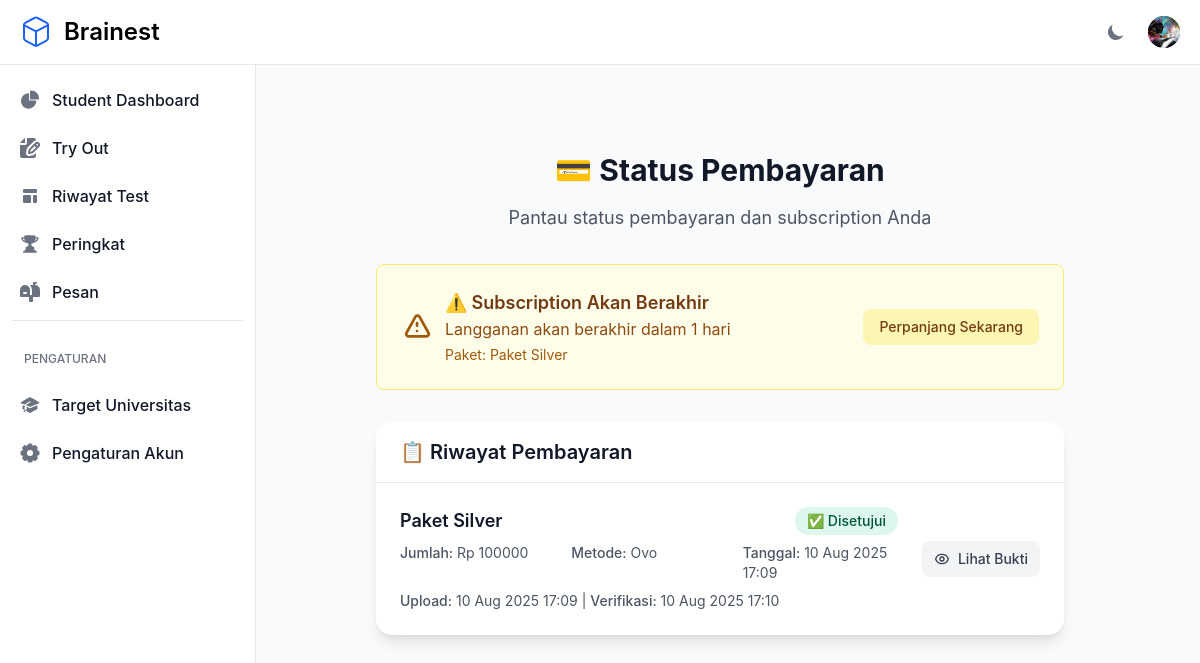
/subscription/payment-status/ (signed in), run on the app's committed database.
### otosapp/models.py (models this page shows, shortened)
class User(AbstractUser):
    email = models.EmailField(unique=True)
    phone_number = models.CharField(max_length=20, null=True, blank=True, verbose_name='Phone Number')
    USERNAME_FIELD = 'email'
    REQUIRED_FIELDS = ['username']
    role = models.ForeignKey('Role', on_delete=models.SET_NULL, null=True)
    profile_picture = models.ImageField(upload_to='profile_pictures/', null=True, blank=True)
    groups = models.ManyToManyField(
        Group,
        related_name="custom_user_set",  # Add a custom related name here
        blank=True,
        help_text="The groups this user belongs to.",
        verbose_name="groups"
    )
    user_permissions = models.ManyToManyField(
        Permission,
        related_name="custom_user_permissions",  # Add a custom related name here
        blank=True,
        help_text="Specific permissions for this user.",
        verbose_name="user permissions"
    )
    def is_admin(self):
        return self.role and self.role.role_name == 'Admin'
    def get_subscription_status(self):
        try:
            subscription = self.subscription
            if not subscription.is_active:
                return {
                    'status': 'deactivated',
                    'message': 'Langganan Anda telah dinonaktifkan oleh admin',
                    'end_date': subscription.end_date,
                    'package': subscription.package
                }
            elif subscription.days_remaining() <= 7:
                return {
                    'status': 'expiring_soon',
                    'message': f'Langganan akan berakhir dalam {subscription.days_remaining()} hari',
                    'end_date': subscription.end_date,
                    'package': subscription.package
                }
        except UserSubscription.DoesNotExist:
            return {
                'status': 'none',
                'message': 'Tidak ada langganan aktif',
                'end_date': None,
                'package': None
            }

class SubscriptionPackage(models.Model):
    name = models.CharField(max_length=100, verbose_name="Nama Paket")
    description = models.TextField(verbose_name="Deskripsi Paket")
    features = models.TextField(help_text="Fitur-fitur yang tersedia (satu per baris)", verbose_name="Fitur")
    price = models.DecimalField(max_digits=10, decimal_places=2, verbose_name="Harga")
    duration_days = models.IntegerField(verbose_name="Durasi (hari)")
    is_active = models.BooleanField(default=True, verbose_name="Aktif")
    created_at = models.DateTimeField(auto_now_add=True)
    updated_at = models.DateTimeField(auto_now=True)
    is_featured = models.BooleanField(default=False, verbose_name="Paket Unggulan")
    class Meta:
        verbose_name = "Paket Berlangganan"
        verbose_name_plural = "Paket Berlangganan"
        ordering = ['price']

class PaymentProof(models.Model):
    STATUS_CHOICES = [
        ('pending', 'Menunggu Verifikasi'),
        ('approved', 'Disetujui'),
        ('rejected', 'Ditolak'),
    ]
    user = models.ForeignKey(User, on_delete=models.CASCADE, related_name='payment_proofs')
    package = models.ForeignKey(SubscriptionPackage, on_delete=models.CASCADE)
    proof_image = models.ImageField(upload_to='payment_proofs/', verbose_name="Bukti Pembayaran")
    payment_method = models.CharField(max_length=100, verbose_name="Metode Pembayaran")
    payment_date = models.DateTimeField(verbose_name="Tanggal Pembayaran")
    amount_paid = models.DecimalField(max_digits=10, decimal_places=2, verbose_name="Jumlah Bayar")
    notes = models.TextField(blank=True, null=True, verbose_name="Catatan")
    status = models.CharField(max_length=20, choices=STATUS_CHOICES, default='pending')
    verified_by = models.ForeignKey(User, on_delete=models.SET_NULL, null=True, blank=True,
                                  related_name='verified_payments', verbose_name="Diverifikasi oleh")
    verified_at = models.DateTimeField(null=True, blank=True)
    admin_notes = models.TextField(blank=True, null=True, verbose_name="Catatan Admin")
    created_at = models.DateTimeField(auto_now_add=True)
    updated_at = models.DateTimeField(auto_now=True)
    class Meta:
        verbose_name = "Bukti Pembayaran"
        verbose_name_plural = "Bukti Pembayaran"
        ordering = ['-created_at']

### otosapp/views.py (the view)
# urls.py: path('subscription/payment-status/', views.payment_status, name='payment_status'),
@login_required
def payment_status(request):
    payments = PaymentProof.objects.filter(user=request.user).order_by('-created_at')
    context = {
        'payments': payments,
        'subscription_status': request.user.get_subscription_status(),
    }
    return render(request, 'subscription/payment_status.html', context)

### otosapp/context_processors.py (called while the page is built)
def sidebar_context(request):
    context = {}
    if request.user.is_authenticated and (request.user.is_superuser or request.user.is_admin()):
        pending_payments_count = PaymentProof.objects.filter(status='pending').count()
        context['pending_payments_count'] = pending_payments_count
    return context

### otosapp/models.py (called while the page is built)
    def is_expired(self):
        from django.utils import timezone
        return timezone.now() > self.end_date

    def days_remaining(self):
        from django.utils import timezone
        if self.is_expired():
            return 0
        delta = self.end_date - timezone.now()
        return delta.days

### otosapp/templates/subscription/payment_status.html (shortened to what this page needs)
{% extends 'base.html' %}
{% block content %}
<div class="max-w-6xl mx-auto px-4 sm:px-6 lg:px-8 py-8">
    <div class="text-center mb-8">
        <h1 class="text-3xl font-bold text-gray-900 dark:text-white mb-4">
            💳 Status Pembayaran
        </h1>
        <p class="text-lg text-gray-600 dark:text-gray-400">
            Pantau status pembayaran dan subscription Anda
        </p>
    </div>
    <div class="mb-8">
        {% if subscription_status.status == 'active' %}
        <div class="bg-green-50 border border-green-200 rounded-lg p-6 dark:bg-green-900/20 dark:border-green-800">
            <div class="flex items-center">
                <div class="flex-shrink-0">
                    <svg class="w-8 h-8 text-green-600 dark:text-green-400" fill="none" stroke="currentColor" viewBox="0 0 24 24">
                        <path stroke-linecap="round" stroke-linejoin="round" stroke-width="2" d="M9 12l2 2 4-4m6 2a9 9 0 11-18 0 9 9 0 0118 0z"/>
                    </svg>
                </div>
                <div class="ml-3">
                    <h3 class="text-lg font-semibold text-green-800 dark:text-green-200">✅ Subscription Aktif</h3>
                    <p class="text-green-700 dark:text-green-300">{{ subscription_status.message }}</p>
                    <p class="text-sm text-green-600 dark:text-green-400 mt-1">Paket: {{ subscription_status.package.name }}</p>
                </div>
            </div>
        </div>
        {% elif subscription_status.status == 'expiring_soon' %}
        <div class="bg-yellow-50 border border-yellow-200 rounded-lg p-6 dark:bg-yellow-900/20 dark:border-yellow-800">
            <div class="flex items-center justify-between">
                <div class="flex items-center">
                    <div class="flex-shrink-0">
                    </div>
                    <div class="ml-3">
                        <h3 class="text-lg font-semibold text-yellow-800 dark:text-yellow-200">⚠️ Subscription Akan Berakhir</h3>
                        <p class="text-yellow-700 dark:text-yellow-300">{{ subscription_status.message }}</p>
                        <p class="text-sm text-yellow-600 dark:text-yellow-400 mt-1">Paket: {{ subscription_status.package.name }}</p>
                    </div>
                </div>
                <a href="{% url 'subscription_packages' %}" class="inline-flex items-center px-4 py-2 text-sm font-medium text-yellow-800 bg-yellow-100 hover:bg-yellow-200 rounded-lg dark:bg-yellow-900 dark:text-yellow-300 dark:hover:bg-yellow-800 transition-colors">
                    Perpanjang Sekarang
                </a>
            </div>
        </div>
        {% endif %}
    </div>
    <div class="bg-white dark:bg-gray-800 rounded-2xl shadow-lg">
        <div class="px-6 py-4 border-b border-gray-200 dark:border-gray-700">
            <h3 class="text-xl font-semibold text-gray-900 dark:text-white">📋 Riwayat Pembayaran</h3>
        </div>
        {% if payments %}
        <div class="divide-y divide-gray-200 dark:divide-gray-700">
            {% for payment in payments %}
            <div class="p-6">
                <div class="flex items-center justify-between">
                    <div class="flex-1">
                        <div class="flex items-center justify-between mb-2">
                            <h4 class="text-lg font-semibold text-gray-900 dark:text-white">{{ payment.package.name }}</h4>
                            <span class="inline-flex items-center px-3 py-1 rounded-full text-sm font-medium
                                {% if payment.status == 'approved' %}bg-green-100 text-green-800 dark:bg-green-900 dark:text-green-200
                                {% elif payment.status == 'rejected' %}bg-red-100 text-red-800 dark:bg-red-900 dark:text-red-200
                                {% else %}bg-yellow-100 text-yellow-800 dark:bg-yellow-900 dark:text-yellow-200{% endif %}">
                                {% if payment.status == 'approved' %}✅ Disetujui
                                {% elif payment.status == 'rejected' %}❌ Ditolak
                                {% else %}⏳ Menunggu Verifikasi{% endif %}
                            </span>
                        </div>
                        <div class="grid grid-cols-1 md:grid-cols-3 gap-4 text-sm text-gray-600 dark:text-gray-400">
                            <div>
                                <span class="font-medium">Jumlah:</span> Rp {{ payment.amount_paid|floatformat:0 }}
                            </div>
                            <div>
                                <span class="font-medium">Metode:</span> {{ payment.payment_method }}
                            </div>
                            <div>
                                <span class="font-medium">Tanggal:</span> {{ payment.payment_date|date:"d M Y H:i" }}
                            </div>
                        </div>
                        <div class="mt-2 text-sm text-gray-600 dark:text-gray-400">
                            <span class="font-medium">Upload:</span> {{ payment.created_at|date:"d M Y H:i" }}
                            {% if payment.verified_at %}
                            | <span class="font-medium">Verifikasi:</span> {{ payment.verified_at|date:"d M Y H:i" }}
                            {% endif %}
                        </div>
                    </div>
                    <div class="ml-6 flex-shrink-0">
                        {% if payment.proof_image %}
                        <button onclick="showImageModal('{{ payment.proof_image.url }}', '{{ payment.package.name }}')"
                                class="inline-flex items-center px-3 py-2 text-sm font-medium text-gray-700 bg-gray-100 hover:bg-gray-200 rounded-lg dark:bg-gray-700 dark:text-gray-300 dark:hover:bg-gray-600 transition-colors">
                            Lihat Bukti
                        </button>
                        {% endif %}
                    </div>
                </div>
            </div>
            {% endfor %}
        </div>
        {% endif %}
    </div>
</div>
{% endblock %}

### otosapp/templates/base.html (shortened to what this page needs)
{% load static %}
<!DOCTYPE html>
<html lang="en">
<head>
    <link rel="stylesheet" href="{% static 'src/output.css' %}">>
</head>
<body class="min-h-screen bg-gray-50 dark:bg-gray-900">
    <nav class="fixed top-0 z-50 w-full bg-white border-b border-gray-200 dark:bg-gray-800 dark:border-gray-700">
        <div class="px-3 py-3 lg:px-5 lg:pl-3">
          <div class="flex items-center justify-between">
            <div class="flex items-center justify-start rtl:justify-end">
              <a href="{% url 'home' %}" class="flex ms-2 md:me-24 items-center">
                <span class="self-center text-xl font-semibold sm:text-2xl whitespace-nowrap dark:text-white">Brainest</span>
              </a>
            </div>
            <div class="flex items-center">
               <button id="theme-toggle" type="button" class="text-gray-500 dark:text-gray-400 hover:bg-gray-100 dark:hover:bg-gray-700 focus:outline-none focus:ring-4 focus:ring-gray-200 dark:focus:ring-gray-700 rounded-lg text-sm p-2.5">
                  <svg id="theme-toggle-dark-icon" class="hidden w-5 h-5" fill="currentColor" viewBox="0 0 20 20" xmlns="http://www.w3.org/2000/svg"><path d="M17.293 13.293A8 8 0 016.707 2.707a8.001 8.001 0 1010.586 10.586z"></path></svg>
              </button>
               {% if user.is_authenticated %}
                <div class="flex items-center ms-3">
                  <div class="relative">
                    <button type="button" class="flex text-sm bg-gray-800 rounded-full focus:ring-4 focus:ring-gray-300 dark:focus:ring-gray-600" aria-expanded="false" data-dropdown-toggle="dropdown-user">
                      {% if user.profile_picture %}
                        <img class="w-8 h-8 rounded-full object-cover" src="{{ user.profile_picture.url }}" alt="user photo">
                      {% endif %}
                    </button>
                  </div>
                </div>
                {% endif %}
              </div>
          </div>
        </div>
      </nav>
    {% if user.is_authenticated and request.path != '/otosapp/login/' and request.path != '/otosapp/register/' %}
    {% include 'sidebar.html' %}
    {% endif %}
    <div class="flex pt-16" >
        <main class="{% if user.is_authenticated and request.path != '/otosapp/login/' and request.path != '/otosapp/register/' %}sm:pl-64{% endif %} flex-grow container mx-auto px-4 py-8">
            {% block content %}{% endblock %}
        </main>
    </div>
</body>
</html>

### data on the page
User: profile_picture (picture)
SubscriptionPackage: package.name "Paket Silver"
PaymentProof: package.name "Paket Silver", status "✅ Disetujui", amount_paid "100000", payment_method "Ovo", payment_date "10 Aug 2025 17:09", created_at "10 Aug 2025 17:09", verified_at "10 Aug 2025 17:10"

### other printed values
{{ subscription_status.message }} "Langganan akan berakhir dalam 1 hari"
